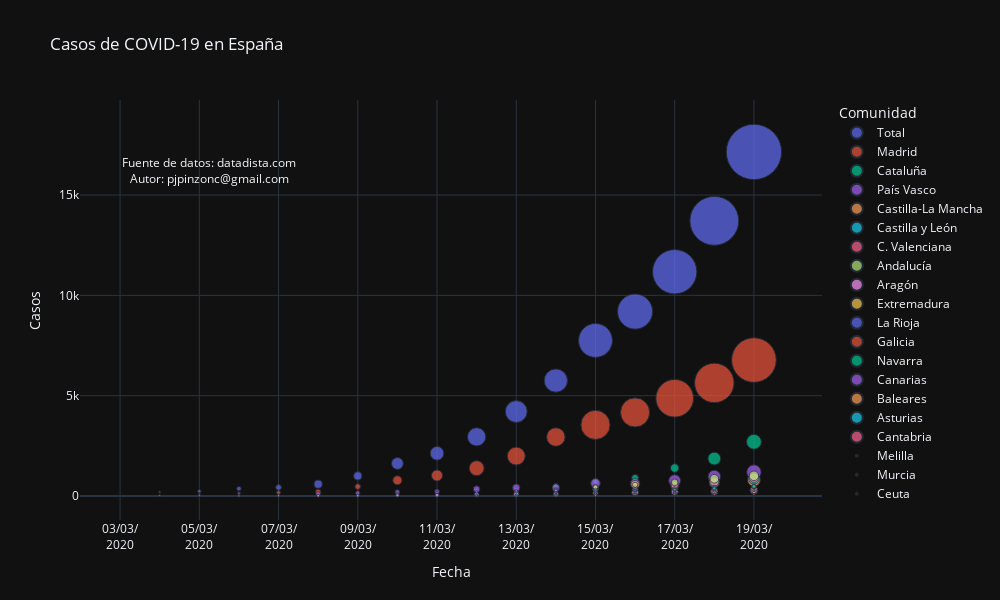

Source (notebook cell):
### Code cell
#fig = px.scatter(df, x="Fecha", y="Casos", color="Comunidad", size="Muertes", range_y=[0,np.max(df['Casos'])])
template = ["plotly", "plotly_white", "plotly_dark", "ggplot2", "seaborn", "simple_white", "none"]
fig = px.scatter(df, x="Fecha", y="Casos", color="Comunidad", size=list(df["Fallecidos"]),
                size_max=30, template=template[2], title="Casos de COVID-19 en España",
                labels={"Fecha": "Fecha", "Casos": "Casos"},log_x=False, width=1000, height=600)
for x in range(len(fig.data)):
    fig.data[x].hovertemplate = fig.data[x].hovertemplate.replace('size=', 'Fallecidos=')
    fig.data[x].hovertemplate = fig.data[x].hovertemplate.replace('Comunidad=', '<b>')
    fig.data[x].hovertemplate = fig.data[x].hovertemplate.replace('<br>Fecha', '</b><br>Fecha')
    fig.data[x].marker.sizeref = 0.5
fig.update_layout(
    xaxis_tickformat = '%d/%m/<br>%Y',
    annotations=[
        go.layout.Annotation(
            showarrow=False,
            text='Fuente de datos: datadista.com<br>Autor: pjpinzonc@gmail.com',
            xanchor='left',
            x=df['Fecha'].min(),
            yanchor='top',
            y=df["Casos"].max()
        )]
)    
fig

### Figure 1 — Plotly figure (JSON) as saved in the notebook; plotly's stock layout.template omitted (floating-point values rounded to 4 significant figures)
{"data": [{"hoverlabel": {"namelength": 0}, "hovertemplate": "<b>Total</b><br>Fecha=%{x}<br>Casos=%{y}<br>Fallecidos=%{marker.size}", "legendgroup": "Total", "marker": {"color": "#636efa", "size": [767, 598, 491, 309, 288, 136, 120, 84, 47, 35, 17, 17, 8, 5, 3, 1, 0], "sizemode": "area", "sizeref": 0.5, "symbol": "circle"}, "mode": "markers", "name": "Total", "showlegend": true, "type": "scatter", "x": ["2020-03-19T00:00:00", "2020-03-18T00:00:00", "2020-03-17T00:00:00", "2020-03-16T00:00:00", "2020-03-15T00:00:00", "2020-03-14T00:00:00", "2020-03-13T00:00:00", "2020-03-12T00:00:00", "2020-03-11T00:00:00", "2020-03-10T00:00:00", "2020-03-09T00:00:00", "2020-03-08T00:00:00", "2020-03-07T00:00:00", "2020-03-06T00:00:00", "2020-03-05T00:00:00", "2020-03-04T00:00:00", "2020-03-03T00:00:00"], "xaxis": "x", "y": [17147, 13716, 11178, 9191, 7753, 5753, 4209, 2950, 2128, 1622, 999, 589, 430, 365, 237, 198, 150], "yaxis": "y"}, {"hoverlabel": {"namelength": 0}, "hovertemplate": "<b>Madrid</b><br>Fecha=%{x}<br>Casos=%{y}<br>Fallecidos=%{marker.size}", "legendgroup": "Madrid", "marker": {"color": "#EF553B", "size": [498, 390, 355, 213, 213, 86, 81, 56, 31, 21, 8, 8, 4, 2, 1, 0, 0], "sizemode": "area", "sizeref": 0.5, "symbol": "circle"}, "mode": "markers", "name": "Madrid", "showlegend": true, "type": "scatter", "x": ["2020-03-19T00:00:00", "2020-03-18T00:00:00", "2020-03-17T00:00:00", "2020-03-15T00:00:00", "2020-03-16T00:00:00", "2020-03-14T00:00:00", "2020-03-13T00:00:00", "2020-03-12T00:00:00", "2020-03-11T00:00:00", "2020-03-10T00:00:00", "2020-03-09T00:00:00", "2020-03-08T00:00:00", "2020-03-07T00:00:00", "2020-03-06T00:00:00", "2020-03-05T00:00:00", "2020-03-04T00:00:00", "2020-03-03T00:00:00"], "xaxis": "x", "y": [6777, 5637, 4871, 3544, 4165, 2940, 1990, 1388, 1024, 782, 469, 202, 174, 137, 90, 70, 49], "yaxis": "y"}, {"hoverlabel": {"namelength": 0}, "hovertemplate": "<b>Cataluña</b><br>Fecha=%{x}<br>Casos=%{y}<br>Fallecidos=%{marker.size}", "legendgroup": "Cataluña", "marker": {"color": "#00cc96", "size": [55, 41, 18, 12, 8, 6, 4, 4, 3, 3, 1, 1, 1, 0, 0, 0, 0], "sizemode": "area", "sizeref": 0.5, "symbol": "circle"}, "mode": "markers", "name": "Cataluña", "showlegend": true, "type": "scatter", "x": ["2020-03-19T00:00:00", "2020-03-18T00:00:00", "2020-03-17T00:00:00", "2020-03-16T00:00:00", "2020-03-15T00:00:00", "2020-03-14T00:00:00", "2020-03-12T00:00:00", "2020-03-13T00:00:00", "2020-03-10T00:00:00", "2020-03-11T00:00:00", "2020-03-09T00:00:00", "2020-03-08T00:00:00", "2020-03-07T00:00:00", "2020-03-03T00:00:00", "2020-03-04T00:00:00", "2020-03-05T00:00:00", "2020-03-06T00:00:00"], "xaxis": "x", "y": [2702, 1866, 1394, 903, 715, 509, 260, 316, 124, 156, 75, 49, 24, 15, 15, 24, 24], "yaxis": "y"}, {"hoverlabel": {"namelength": 0}, "hovertemplate": "<b>País Vasco</b><br>Fecha=%{x}<br>Casos=%{y}<br>Fallecidos=%{marker.size}", "legendgroup": "País Vasco", "marker": {"color": "#ab63fa", "size": [53, 40, 36, 23, 23, 14, 14, 11, 6, 6, 5, 5, 1, 1, 1, 0, 0], "sizemode": "area", "sizeref": 0.5, "symbol": "circle"}, "mode": "markers", "name": "País Vasco", "showlegend": true, "type": "scatter", "x": ["2020-03-19T00:00:00", "2020-03-18T00:00:00", "2020-03-17T00:00:00", "2020-03-16T00:00:00", "2020-03-15T00:00:00", "2020-03-13T00:00:00", "2020-03-14T00:00:00", "2020-03-12T00:00:00", "2020-03-11T00:00:00", "2020-03-10T00:00:00", "2020-03-09T00:00:00", "2020-03-08T00:00:00", "2020-03-05T00:00:00", "2020-03-06T00:00:00", "2020-03-07T00:00:00", "2020-03-03T00:00:00", "2020-03-04T00:00:00"], "xaxis": "x", "y": [1190, 973, 765, 630, 630, 417, 417, 346, 225, 195, 149, 102, 17, 45, 45, 13, 17], "yaxis": "y"}, {"hoverlabel": {"namelength": 0}, "hovertemplate": "<b>Castilla-La Mancha</b><br>Fecha=%{x}<br>Casos=%{y}<br>Fallecidos=%{marker.size}", "legendgroup": "Castilla-La Mancha", "marker": {"color": "#FFA15A", "size": [42, 28, 17, 17, 10, 6, 5, 1, 0, 0, 0, 0, 0, 0, 0, 0, 0], "sizemode": "area", "sizeref": 0.5, "symbol": "circle"}, "mode": "markers", "name": "Castilla-La Mancha", "showlegend": true, "type": "scatter", "x": ["2020-03-19T00:00:00", "2020-03-18T00:00:00", "2020-03-17T00:00:00", "2020-03-16T00:00:00", "2020-03-15T00:00:00", "2020-03-14T00:00:00", "2020-03-13T00:00:00", "2020-03-12T00:00:00", "2020-03-04T00:00:00", "2020-03-03T00:00:00", "2020-03-05T00:00:00", "2020-03-06T00:00:00", "2020-03-07T00:00:00", "2020-03-08T00:00:00", "2020-03-09T00:00:00", "2020-03-10T00:00:00", "2020-03-11T00:00:00"], "xaxis": "x", "y": [801, 675, 567, 567, 401, 289, 194, 115, 12, 7, 13, 15, 15, 15, 26, 39, 71], "yaxis": "y"}, {"hoverlabel": {"namelength": 0}, "hovertemplate": "<b>Castilla y León</b><br>Fecha=%{x}<br>Casos=%{y}<br>Fallecidos=%{marker.size}", "legendgroup": "Castilla y León", "marker": {"color": "#19d3f3", "size": [29, 22, 12, 9, 6, 3, 1, 0, 0, 0, 0, 0, 0, 0, 0, 0, 0], "sizemode": "area", "sizeref": 0.5, "symbol": "circle"}, "mode": "markers", "name": "Castilla y León", "showlegend": true, "type": "scatter", "x": ["2020-03-19T00:00:00", "2020-03-18T00:00:00", "2020-03-17T00:00:00", "2020-03-16T00:00:00", "2020-03-15T00:00:00", "2020-03-14T00:00:00", "2020-03-13T00:00:00", "2020-03-10T00:00:00", "2020-03-03T00:00:00", "2020-03-04T00:00:00", "2020-03-05T00:00:00", "2020-03-06T00:00:00", "2020-03-07T00:00:00", "2020-03-08T00:00:00", "2020-03-09T00:00:00", "2020-03-11T00:00:00", "2020-03-12T00:00:00"], "xaxis": "x", "y": [868, 668, 431, 334, 292, 223, 169, 56, 8, 11, 11, 14, 14, 22, 23, 71, 92], "yaxis": "y"}, {"hoverlabel": {"namelength": 0}, "hovertemplate": "<b>C. Valenciana</b><br>Fecha=%{x}<br>Casos=%{y}<br>Fallecidos=%{marker.size}", "legendgroup": "C. Valenciana", "marker": {"color": "#FF6692", "size": [24, 22, 13, 5, 5, 4, 1, 1, 1, 1, 1, 1, 1, 1, 1, 1, 0], "sizemode": "area", "sizeref": 0.5, "symbol": "circle"}, "mode": "markers", "name": "C. Valenciana", "showlegend": true, "type": "scatter", "x": ["2020-03-19T00:00:00", "2020-03-18T00:00:00", "2020-03-17T00:00:00", "2020-03-15T00:00:00", "2020-03-16T00:00:00", "2020-03-14T00:00:00", "2020-03-13T00:00:00", "2020-03-12T00:00:00", "2020-03-11T00:00:00", "2020-03-10T00:00:00", "2020-03-09T00:00:00", "2020-03-08T00:00:00", "2020-03-07T00:00:00", "2020-03-06T00:00:00", "2020-03-05T00:00:00", "2020-03-04T00:00:00", "2020-03-03T00:00:00"], "xaxis": "x", "y": [921, 726, 541, 409, 409, 130, 94, 76, 65, 50, 37, 37, 30, 30, 19, 19, 15], "yaxis": "y"}, {"hoverlabel": {"namelength": 0}, "hovertemplate": "<b>Andalucía</b><br>Fecha=%{x}<br>Casos=%{y}<br>Fallecidos=%{marker.size}", "legendgroup": "Andalucía", "marker": {"color": "#B6E880", "size": [23, 19, 11, 7, 6, 2, 0, 0, 0, 0, 0, 0, 0, 0, 0, 0, 0], "sizemode": "area", "sizeref": 0.5, "symbol": "circle"}, "mode": "markers", "name": "Andalucía", "showlegend": true, "type": "scatter", "x": ["2020-03-19T00:00:00", "2020-03-18T00:00:00", "2020-03-17T00:00:00", "2020-03-16T00:00:00", "2020-03-15T00:00:00", "2020-03-14T00:00:00", "2020-03-03T00:00:00", "2020-03-05T00:00:00", "2020-03-06T00:00:00", "2020-03-07T00:00:00", "2020-03-08T00:00:00", "2020-03-09T00:00:00", "2020-03-10T00:00:00", "2020-03-11T00:00:00", "2020-03-12T00:00:00", "2020-03-13T00:00:00", "2020-03-04T00:00:00"], "xaxis": "x", "y": [1008, 859, 683, 554, 437, 269, 13, 12, 21, 27, 35, 54, 71, 90, 115, 219, 13], "yaxis": "y"}, {"hoverlabel": {"namelength": 0}, "hovertemplate": "<b>Aragón</b><br>Fecha=%{x}<br>Casos=%{y}<br>Fallecidos=%{marker.size}", "legendgroup": "Aragón", "marker": {"color": "#FF97FF", "size": [15, 13, 12, 11, 7, 7, 7, 6, 4, 3, 2, 2, 1, 1, 0, 0, 0], "sizemode": "area", "sizeref": 0.5, "symbol": "circle"}, "mode": "markers", "name": "Aragón", "showlegend": true, "type": "scatter", "x": ["2020-03-19T00:00:00", "2020-03-18T00:00:00", "2020-03-17T00:00:00", "2020-03-16T00:00:00", "2020-03-13T00:00:00", "2020-03-14T00:00:00", "2020-03-15T00:00:00", "2020-03-12T00:00:00", "2020-03-11T00:00:00", "2020-03-10T00:00:00", "2020-03-08T00:00:00", "2020-03-09T00:00:00", "2020-03-06T00:00:00", "2020-03-07T00:00:00", "2020-03-03T00:00:00", "2020-03-04T00:00:00", "2020-03-05T00:00:00"], "xaxis": "x", "y": [281, 226, 207, 174, 80, 80, 147, 64, 45, 38, 13, 13, 6, 11, 0, 0, 1], "yaxis": "y"}, {"hoverlabel": {"namelength": 0}, "hovertemplate": "<b>Extremadura</b><br>Fecha=%{x}<br>Casos=%{y}<br>Fallecidos=%{marker.size}", "legendgroup": "Extremadura", "marker": {"color": "#FECB52", "size": [8, 6, 3, 2, 2, 2, 1, 1, 0, 0, 0, 0, 0, 0, 0, 0, 0], "sizemode": "area", "sizeref": 0.5, "symbol": "circle"}, "mode": "markers", "name": "Extremadura", "showlegend": true, "type": "scatter", "x": ["2020-03-19T00:00:00", "2020-03-18T00:00:00", "2020-03-17T00:00:00", "2020-03-16T00:00:00", "2020-03-15T00:00:00", "2020-03-14T00:00:00", "2020-03-13T00:00:00", "2020-03-12T00:00:00", "2020-03-08T00:00:00", "2020-03-03T00:00:00", "2020-03-04T00:00:00", "2020-03-05T00:00:00", "2020-03-06T00:00:00", "2020-03-07T00:00:00", "2020-03-09T00:00:00", "2020-03-10T00:00:00", "2020-03-11T00:00:00"], "xaxis": "x", "y": [241, 194, 153, 111, 95, 66, 39, 19, 6, 6, 6, 6, 6, 6, 7, 8, 9], "yaxis": "y"}, {"hoverlabel": {"namelength": 0}, "hovertemplate": "<b>La Rioja</b><br>Fecha=%{x}<br>Casos=%{y}<br>Fallecidos=%{marker.size}", "legendgroup": "La Rioja", "marker": {"color": "#636efa", "size": [5, 5, 5, 4, 3, 3, 2, 2, 2, 1, 0, 0, 0, 0, 0, 0, 0], "sizemode": "area", "sizeref": 0.5, "symbol": "circle"}, "mode": "markers", "name": "La Rioja", "showlegend": true, "type": "scatter", "x": ["2020-03-18T00:00:00", "2020-03-19T00:00:00", "2020-03-17T00:00:00", "2020-03-16T00:00:00", "2020-03-14T00:00:00", "2020-03-15T00:00:00", "2020-03-13T00:00:00", "2020-03-12T00:00:00", "2020-03-11T00:00:00", "2020-03-10T00:00:00", "2020-03-05T00:00:00", "2020-03-03T00:00:00", "2020-03-04T00:00:00", "2020-03-09T00:00:00", "2020-03-08T00:00:00", "2020-03-07T00:00:00", "2020-03-06T00:00:00"], "xaxis": "x", "y": [419, 468, 355, 312, 278, 300, 243, 205, 179, 144, 11, 3, 7, 81, 55, 39, 29], "yaxis": "y"}, {"hoverlabel": {"namelength": 0}, "hovertemplate": "<b>Galicia</b><br>Fecha=%{x}<br>Casos=%{y}<br>Fallecidos=%{marker.size}", "legendgroup": "Galicia", "marker": {"color": "#EF553B", "size": [4, 3, 3, 2, 2, 0, 0, 0, 0, 0, 0, 0, 0, 0, 0, 0, 0], "sizemode": "area", "sizeref": 0.5, "symbol": "circle"}, "mode": "markers", "name": "Galicia", "showlegend": true, "type": "scatter", "x": ["2020-03-19T00:00:00", "2020-03-17T00:00:00", "2020-03-18T00:00:00", "2020-03-15T00:00:00", "2020-03-16T00:00:00", "2020-03-14T00:00:00", "2020-03-13T00:00:00", "2020-03-03T00:00:00", "2020-03-04T00:00:00", "2020-03-05T00:00:00", "2020-03-06T00:00:00", "2020-03-07T00:00:00", "2020-03-08T00:00:00", "2020-03-09T00:00:00", "2020-03-10T00:00:00", "2020-03-11T00:00:00", "2020-03-12T00:00:00"], "xaxis": "x", "y": [453, 292, 341, 195, 245, 115, 85, 0, 1, 1, 3, 3, 5, 6, 22, 39, 35], "yaxis": "y"}, {"hoverlabel": {"namelength": 0}, "hovertemplate": "<b>Navarra</b><br>Fecha=%{x}<br>Casos=%{y}<br>Fallecidos=%{marker.size}", "legendgroup": "Navarra", "marker": {"color": "#00cc96", "size": [4, 3, 2, 1, 0, 0, 0, 0, 0, 0, 0, 0, 0, 0, 0, 0, 0], "sizemode": "area", "sizeref": 0.5, "symbol": "circle"}, "mode": "markers", "name": "Navarra", "showlegend": true, "type": "scatter", "x": ["2020-03-19T00:00:00", "2020-03-18T00:00:00", "2020-03-17T00:00:00", "2020-03-16T00:00:00", "2020-03-03T00:00:00", "2020-03-04T00:00:00", "2020-03-06T00:00:00", "2020-03-07T00:00:00", "2020-03-08T00:00:00", "2020-03-09T00:00:00", "2020-03-10T00:00:00", "2020-03-11T00:00:00", "2020-03-12T00:00:00", "2020-03-13T00:00:00", "2020-03-14T00:00:00", "2020-03-15T00:00:00", "2020-03-05T00:00:00"], "xaxis": "x", "y": [482, 386, 313, 274, 1, 3, 3, 3, 3, 3, 12, 46, 73, 130, 146, 183, 3], "yaxis": "y"}, {"hoverlabel": {"namelength": 0}, "hovertemplate": "<b>Canarias</b><br>Fecha=%{x}<br>Casos=%{y}<br>Fallecidos=%{marker.size}", "legendgroup": "Canarias", "marker": {"color": "#ab63fa", "size": [3, 3, 2, 1, 1, 1, 0, 0, 0, 0, 0, 0, 0, 0, 0, 0, 0], "sizemode": "area", "sizeref": 0.5, "symbol": "circle"}, "mode": "markers", "name": "Canarias", "showlegend": true, "type": "scatter", "x": ["2020-03-18T00:00:00", "2020-03-19T00:00:00", "2020-03-17T00:00:00", "2020-03-16T00:00:00", "2020-03-15T00:00:00", "2020-03-14T00:00:00", "2020-03-03T00:00:00", "2020-03-04T00:00:00", "2020-03-05T00:00:00", "2020-03-06T00:00:00", "2020-03-07T00:00:00", "2020-03-08T00:00:00", "2020-03-09T00:00:00", "2020-03-10T00:00:00", "2020-03-11T00:00:00", "2020-03-12T00:00:00", "2020-03-13T00:00:00"], "xaxis": "x", "y": [181, 220, 148, 119, 109, 90, 7, 7, 8, 11, 18, 17, 22, 25, 37, 51, 70], "yaxis": "y"}, {"hoverlabel": {"namelength": 0}, "hovertemplate": "<b>Baleares</b><br>Fecha=%{x}<br>Casos=%{y}<br>Fallecidos=%{marker.size}", "legendgroup": "Baleares", "marker": {"color": "#FFA15A", "size": [2, 1, 1, 1, 1, 1, 1, 1, 0, 0, 0, 0, 0, 0, 0, 0, 0], "sizemode": "area", "sizeref": 0.5, "symbol": "circle"}, "mode": "markers", "name": "Baleares", "showlegend": true, "type": "scatter", "x": ["2020-03-19T00:00:00", "2020-03-13T00:00:00", "2020-03-14T00:00:00", "2020-03-15T00:00:00", "2020-03-16T00:00:00", "2020-03-17T00:00:00", "2020-03-12T00:00:00", "2020-03-18T00:00:00", "2020-03-10T00:00:00", "2020-03-11T00:00:00", "2020-03-09T00:00:00", "2020-03-08T00:00:00", "2020-03-03T00:00:00", "2020-03-04T00:00:00", "2020-03-05T00:00:00", "2020-03-06T00:00:00", "2020-03-07T00:00:00"], "xaxis": "x", "y": [169, 30, 28, 28, 73, 92, 22, 112, 13, 16, 11, 8, 2, 5, 6, 6, 6], "yaxis": "y"}, {"hoverlabel": {"namelength": 0}, "hovertemplate": "<b>Asturias</b><br>Fecha=%{x}<br>Casos=%{y}<br>Fallecidos=%{marker.size}", "legendgroup": "Asturias", "marker": {"color": "#19d3f3", "size": [1, 1, 1, 1, 1, 1, 1, 1, 0, 0, 0, 0, 0, 0, 0, 0, 0], "sizemode": "area", "sizeref": 0.5, "symbol": "circle"}, "mode": "markers", "name": "Asturias", "showlegend": true, "type": "scatter", "x": ["2020-03-18T00:00:00", "2020-03-19T00:00:00", "2020-03-17T00:00:00", "2020-03-16T00:00:00", "2020-03-15T00:00:00", "2020-03-12T00:00:00", "2020-03-13T00:00:00", "2020-03-14T00:00:00", "2020-03-03T00:00:00", "2020-03-04T00:00:00", "2020-03-05T00:00:00", "2020-03-06T00:00:00", "2020-03-07T00:00:00", "2020-03-08T00:00:00", "2020-03-09T00:00:00", "2020-03-10T00:00:00", "2020-03-11T00:00:00"], "xaxis": "x", "y": [242, 292, 193, 177, 137, 47, 67, 92, 1, 2, 5, 5, 5, 7, 7, 22, 32], "yaxis": "y"}, {"hoverlabel": {"namelength": 0}, "hovertemplate": "<b>Cantabria</b><br>Fecha=%{x}<br>Casos=%{y}<br>Fallecidos=%{marker.size}", "legendgroup": "Cantabria", "marker": {"color": "#FF6692", "size": [1, 1, 0, 0, 0, 0, 0, 0, 0, 0, 0, 0, 0, 0, 0, 0, 0], "sizemode": "area", "sizeref": 0.5, "symbol": "circle"}, "mode": "markers", "name": "Cantabria", "showlegend": true, "type": "scatter", "x": ["2020-03-18T00:00:00", "2020-03-19T00:00:00", "2020-03-04T00:00:00", "2020-03-03T00:00:00", "2020-03-05T00:00:00", "2020-03-06T00:00:00", "2020-03-07T00:00:00", "2020-03-08T00:00:00", "2020-03-09T00:00:00", "2020-03-10T00:00:00", "2020-03-11T00:00:00", "2020-03-12T00:00:00", "2020-03-13T00:00:00", "2020-03-14T00:00:00", "2020-03-15T00:00:00", "2020-03-16T00:00:00", "2020-03-17T00:00:00"], "xaxis": "x", "y": [68, 83, 10, 10, 10, 10, 10, 12, 12, 12, 12, 16, 29, 31, 51, 58, 58], "yaxis": "y"}, {"hoverlabel": {"namelength": 0}, "hovertemplate": "<b>Melilla</b><br>Fecha=%{x}<br>Casos=%{y}<br>Fallecidos=%{marker.size}", "legendgroup": "Melilla", "marker": {"color": "#B6E880", "size": [0, 0, 0, 0, 0, 0, 0, 0, 0, 0, 0, 0, 0, 0, 0, 0, 0], "sizemode": "area", "sizeref": 0.5, "symbol": "circle"}, "mode": "markers", "name": "Melilla", "showlegend": true, "type": "scatter", "x": ["2020-03-06T00:00:00", "2020-03-05T00:00:00", "2020-03-04T00:00:00", "2020-03-03T00:00:00", "2020-03-07T00:00:00", "2020-03-08T00:00:00", "2020-03-09T00:00:00", "2020-03-10T00:00:00", "2020-03-11T00:00:00", "2020-03-12T00:00:00", "2020-03-13T00:00:00", "2020-03-14T00:00:00", "2020-03-15T00:00:00", "2020-03-16T00:00:00", "2020-03-17T00:00:00", "2020-03-18T00:00:00", "2020-03-19T00:00:00"], "xaxis": "x", "y": [0, 0, 0, 0, 0, 0, 0, 0, 0, 0, 2, 3, 8, 8, 17, 20, 23], "yaxis": "y"}, {"hoverlabel": {"namelength": 0}, "hovertemplate": "<b>Murcia</b><br>Fecha=%{x}<br>Casos=%{y}<br>Fallecidos=%{marker.size}", "legendgroup": "Murcia", "marker": {"color": "#FF97FF", "size": [0, 0, 0, 0, 0, 0, 0, 0, 0, 0, 0, 0, 0, 0, 0, 0, 0], "sizemode": "area", "sizeref": 0.5, "symbol": "circle"}, "mode": "markers", "name": "Murcia", "showlegend": true, "type": "scatter", "x": ["2020-03-03T00:00:00", "2020-03-12T00:00:00", "2020-03-13T00:00:00", "2020-03-14T00:00:00", "2020-03-15T00:00:00", "2020-03-16T00:00:00", "2020-03-17T00:00:00", "2020-03-18T00:00:00", "2020-03-19T00:00:00", "2020-03-11T00:00:00", "2020-03-10T00:00:00", "2020-03-04T00:00:00", "2020-03-05T00:00:00", "2020-03-06T00:00:00", "2020-03-07T00:00:00", "2020-03-08T00:00:00", "2020-03-09T00:00:00"], "xaxis": "x", "y": [0, 26, 35, 47, 71, 77, 97, 122, 167, 11, 9, 0, 0, 0, 0, 1, 4], "yaxis": "y"}, {"hoverlabel": {"namelength": 0}, "hovertemplate": "<b>Ceuta</b><br>Fecha=%{x}<br>Casos=%{y}<br>Fallecidos=%{marker.size}", "legendgroup": "Ceuta", "marker": {"color": "#FECB52", "size": [0, 0, 0, 0, 0, 0, 0, 0, 0, 0, 0, 0, 0, 0, 0, 0, 0], "sizemode": "area", "sizeref": 0.5, "symbol": "circle"}, "mode": "markers", "name": "Ceuta", "showlegend": true, "type": "scatter", "x": ["2020-03-14T00:00:00", "2020-03-15T00:00:00", "2020-03-16T00:00:00", "2020-03-17T00:00:00", "2020-03-18T00:00:00", "2020-03-19T00:00:00", "2020-03-12T00:00:00", "2020-03-13T00:00:00", "2020-03-11T00:00:00", "2020-03-10T00:00:00", "2020-03-03T00:00:00", "2020-03-04T00:00:00", "2020-03-05T00:00:00", "2020-03-06T00:00:00", "2020-03-07T00:00:00", "2020-03-08T00:00:00", "2020-03-09T00:00:00"], "xaxis": "x", "y": [0, 1, 1, 1, 1, 1, 0, 0, 0, 0, 0, 0, 0, 0, 0, 0, 0], "yaxis": "y"}], "layout": {"annotations": [{"showarrow": false, "text": "Fuente de datos: datadista.com<br>Autor: pjpinzonc@gmail.com", "x": "2020-03-03T00:00:00", "xanchor": "left", "y": 17147, "yanchor": "top"}], "height": 600, "legend": {"itemsizing": "constant", "title": {"text": "Comunidad"}, "tracegroupgap": 0}, "title": {"text": "Casos de COVID-19 en España"}, "width": 1000, "xaxis": {"anchor": "y", "domain": [0, 1], "tickformat": "%d/%m/<br>%Y", "title": {"text": "Fecha"}}, "yaxis": {"anchor": "x", "domain": [0, 1], "title": {"text": "Casos"}}}}
